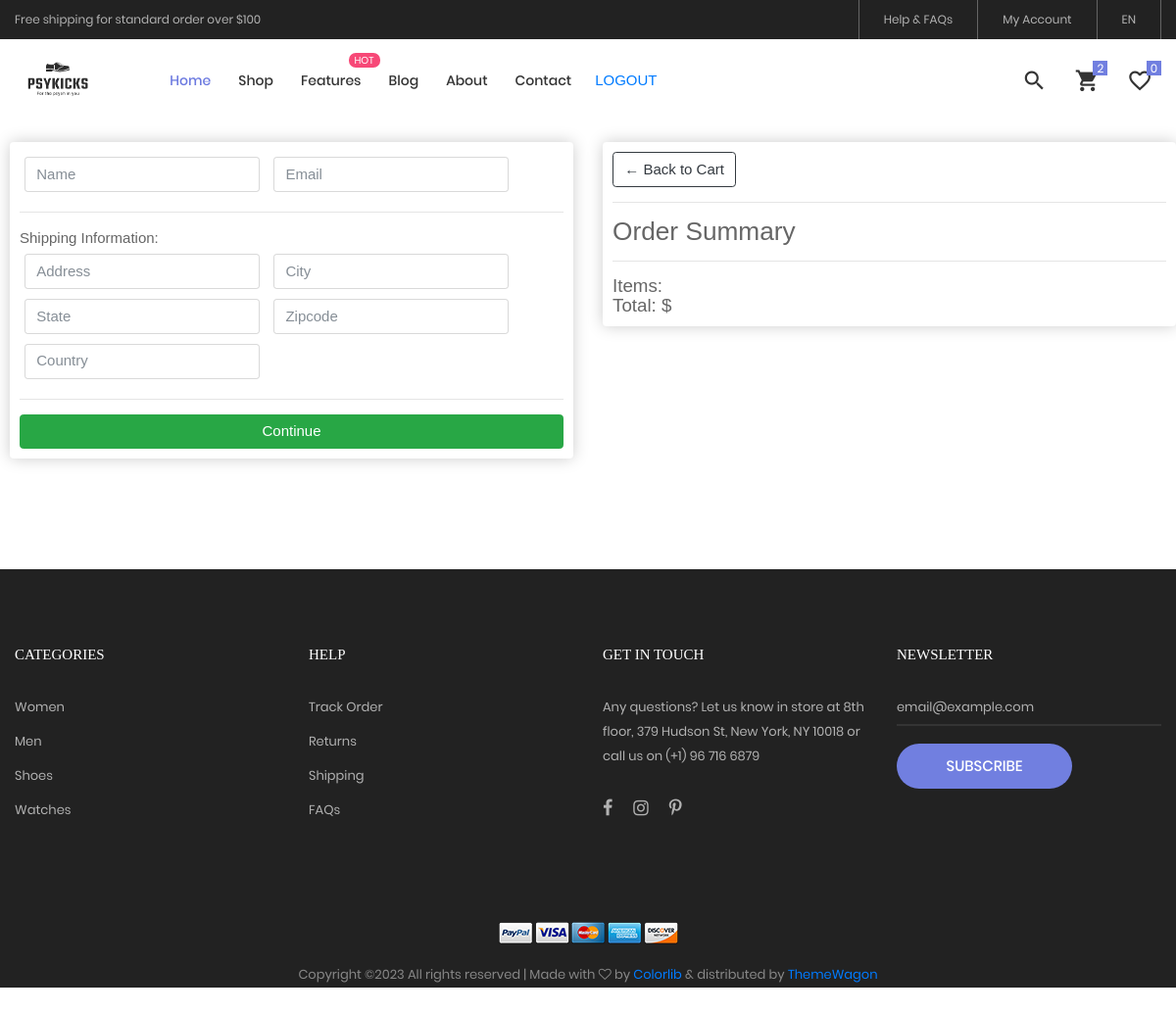
Before: /usercheckout/ (signed in) with the older database file.
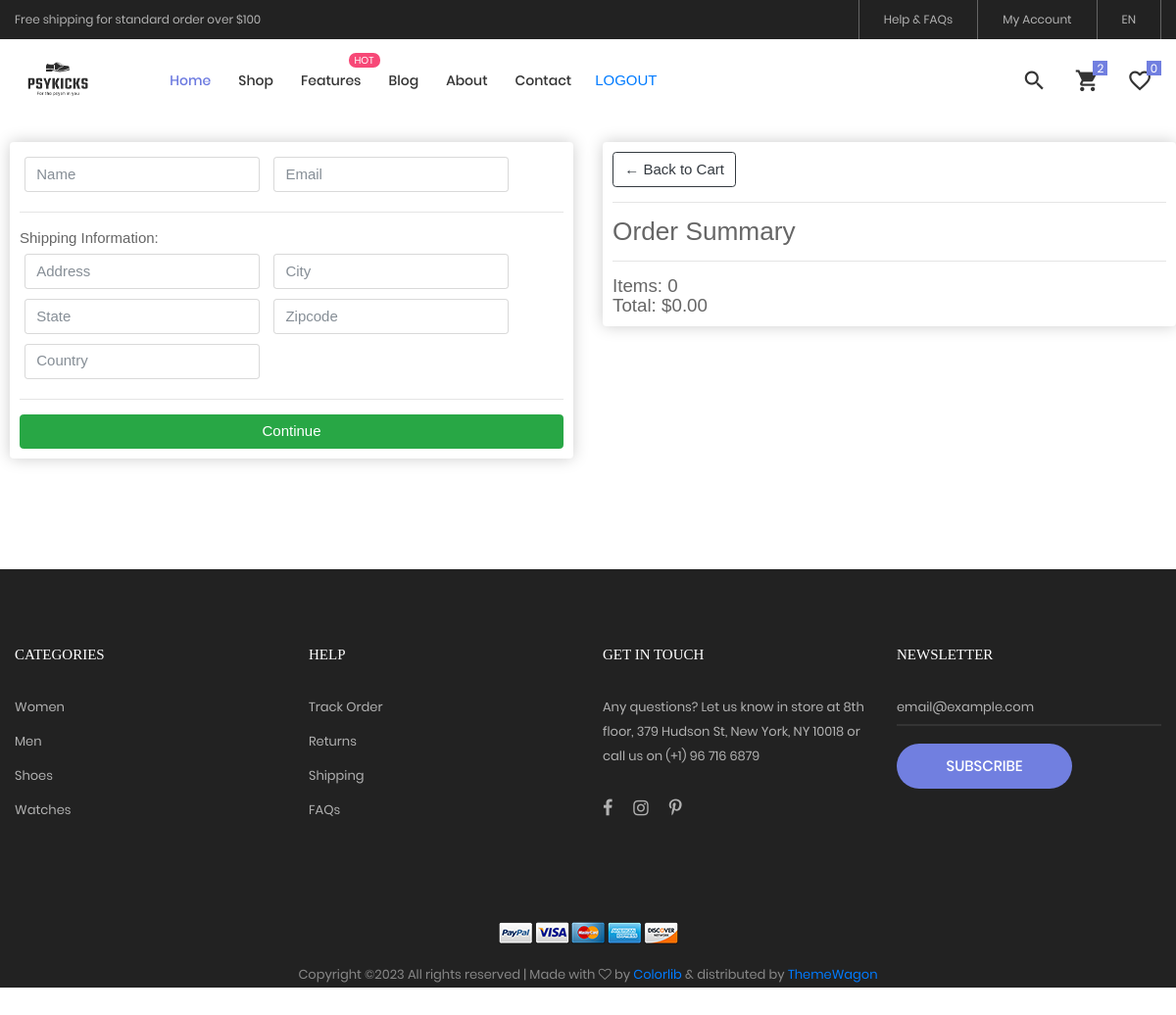
After: the same page with the newer database file.
### myapp/models.py (models this page shows, shortened)
class Order(models.Model):
    customer = models.ForeignKey(customer, on_delete=models.SET_NULL, null=True, blank=True)
    date_ordered = models.DateTimeField(auto_now_add=True)
    complete = models.BooleanField(default=False)
    transaction_id = models.CharField(max_length=100, null=True)
    @property
    def get_cart_total(self):
        orderitems = self.orderitem_set.all()
        total = sum([item.get_total for item in orderitems])
        return total
    @property
    def get_cart_items(self):
        orderitems = self.orderitem_set.all()
        total = sum([item.quantity for item in orderitems])
        return total

### myapp/views.py (the view)
# urls.py: path("usercheckout/",views.usercheckout, name="usercheckout"),
def usercheckout(request):
    items = []
    order = None
    if 'username' in request.session:
        try:
            customer_instance = customer.objects.get(username=request.session['username'])
            order = Order.objects.filter(customer=customer_instance, complete=False).first()
            if order is not None:
                items = order.orderitem_set.all()
            else:
                items = []
                print("yesss1")
        except ObjectDoesNotExist:
            items = []
            print("yesss2")
    else:
        items = []
        order = {'get_cart_total':0, 'get_cart_items':0}
    context = {'items': items, 'order': order}
    return render(request,"myapp/checkout.html", context)

### myapp/templates/myapp/checkout.html (shortened to what this page needs)
{% extends 'myapp/userindex.html' %}
{% load static %}
{% block content %}
<div class="row">
    <div class="col-lg-6">
        <div class="box-element" id="form-wrapper" style="margin-left:10px">
            <form id="form">
                <div id="user-info">
                    <div class="form-field">
                        <input required class="form-control" type="text" name="name" placeholder="Name">
                    </div>
                    <div class="form-field">
                        <input required class="form-control" type="email" name="email" placeholder="Email">
                    </div>
                </div>
                <div id="shipping-info">
                    <hr>
                    <p>Shipping Information:</p>
                    <div class="form-field">
                        <input class="form-control" type="text" name="address" placeholder="Address">
                    </div>
                    <div class="form-field">
                        <input class="form-control" type="text" name="city" placeholder="City">
                    </div>
                    <div class="form-field">
                        <input class="form-control" type="text" name="state" placeholder="State">
                    </div>
                    <div class="form-field">
                        <input class="form-control" type="text" name="zipcode" placeholder="Zipcode">
                    </div>
                    <div class="form-field">
                        <input class="form-control" type="text" name="country" placeholder="Country">
                    </div>
                </div>
                <hr>
                <input id="form-button" class="btn btn-success btn-block" type="submit" value="Continue">
            </form>
        </div>
        <br>
    </div>
    <div class="col-lg-6">
        <div class="box-element" >
            <a class="btn btn-outline-dark" href="{% url 'usercart' %}">&#x2190; Back to Cart</a>
            <hr>
            <h3>Order Summary</h3>
            <hr>
            <h5>Items: {{order.get_cart_items}}</h5>
            <h5>Total: ${{order.get_cart_total|floatformat:2}}</h5>
        </div>
    </div>
</div>
{% endblock content %}

Changed rows visible on the page:
added Order: get_cart_items "0", get_cart_total "0.00"
